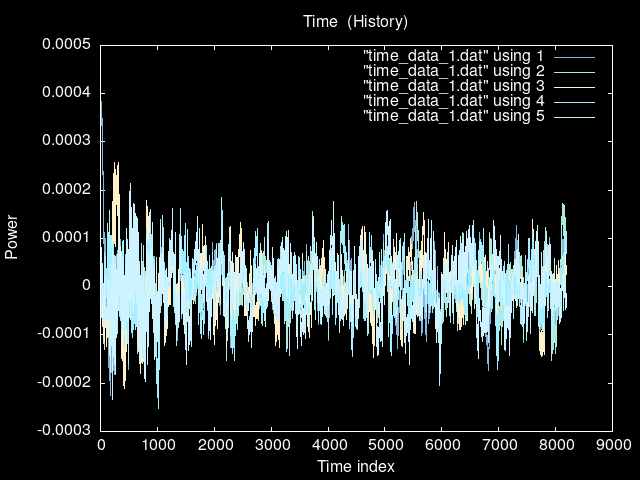

Generate this figure with gnuplot:
set terminal png background '#000000' font "Liberation 12"
set border lc rgb '#fbffff'
set border linewidth 1.5
set linetype 1 lc rgb '#86b6dc' lw 1.5
set linetype 2 lc rgb '#b3e8dc' lw 1.5
set linetype 3 lc rgb '#fff1c9' lw 1.5
set linetype 4 lc rgb '#a4f0ff' lw 1.5
set linetype 5 lc rgb '#ccf3ff' lw 1.5
set linetype 6 lc rgb '#d8fdff' lw 1.5
set linetype cycle 6
set key textcolor '#fbffff'
set title textcolor '#fbffff'
set xlabel textcolor '#fbffff'
set ylabel textcolor '#fbffff'
set output ARG1


set title "Time  (History)"
set xlabel "Time index"
set ylabel "Power"

plot "time_data_1.dat" using 1 w l,\
	"time_data_1.dat" using 2 w l,\
	"time_data_1.dat" using 3 w l,\
	"time_data_1.dat" using 4 w l,\
	"time_data_1.dat" using 5 w l,\
